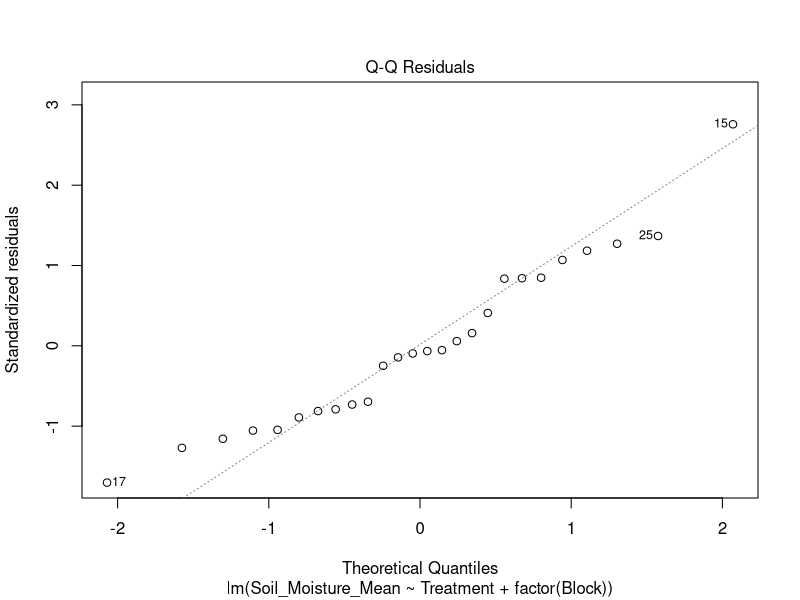
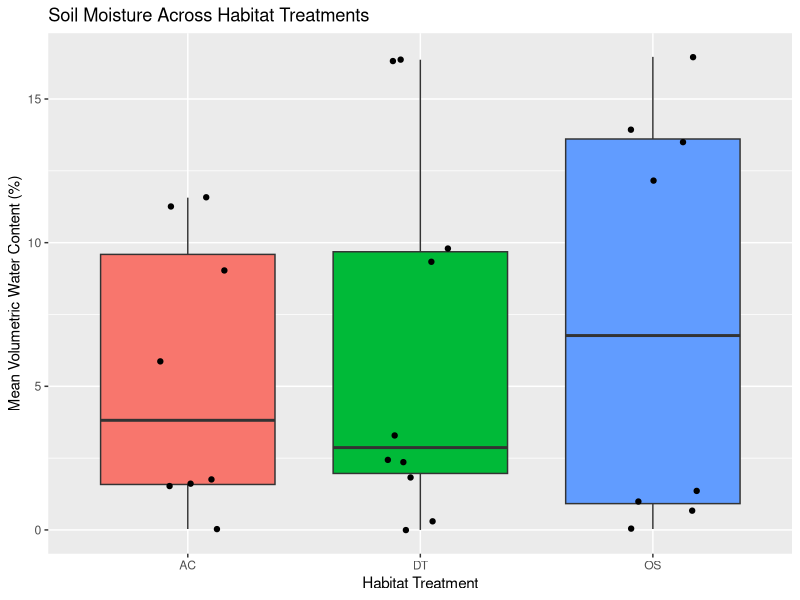
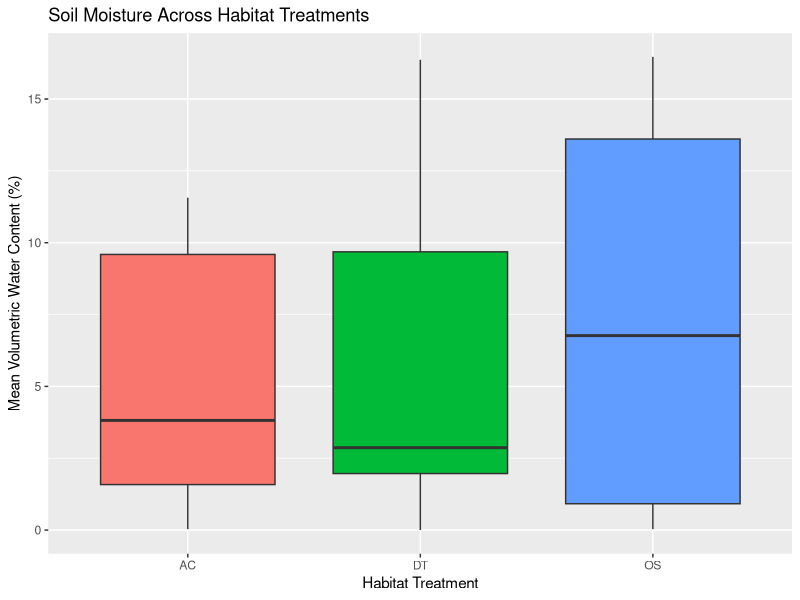
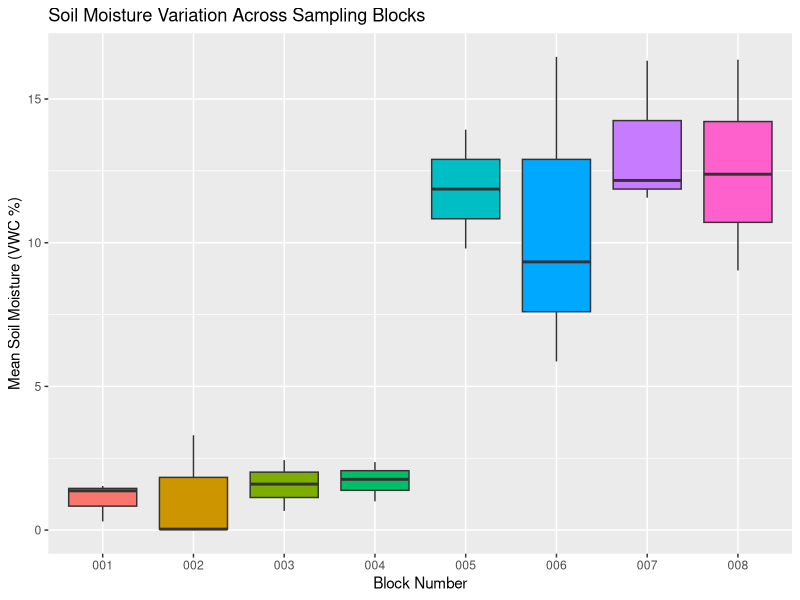
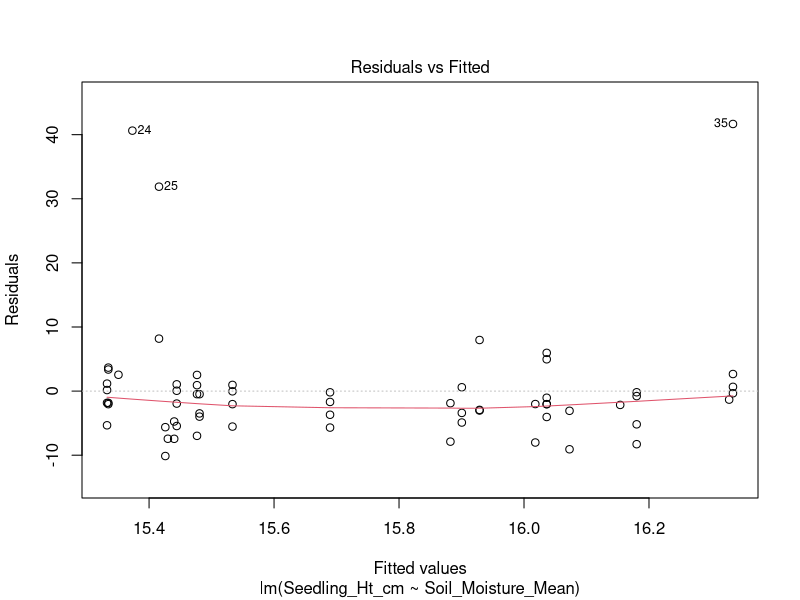
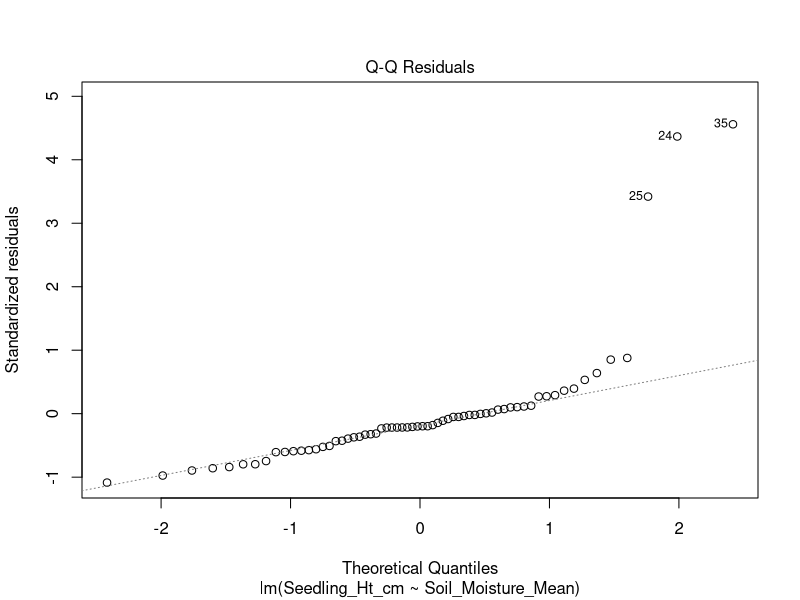
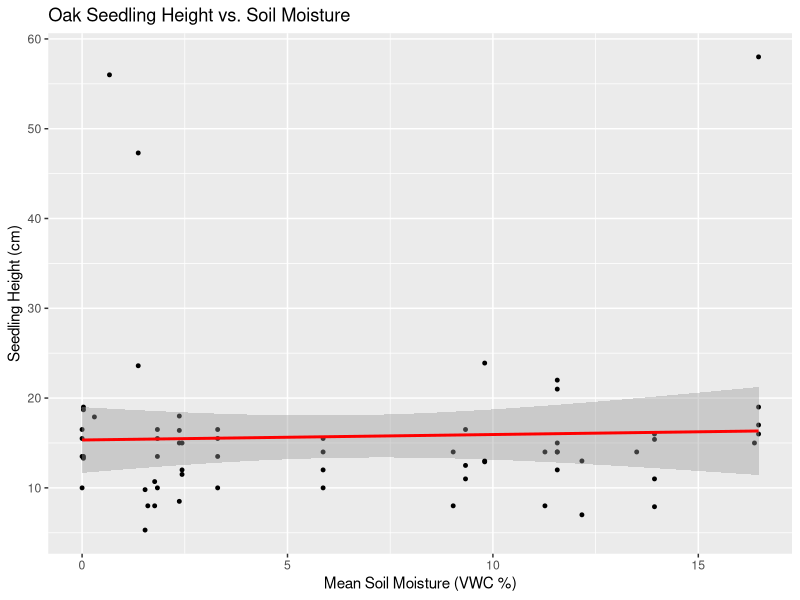
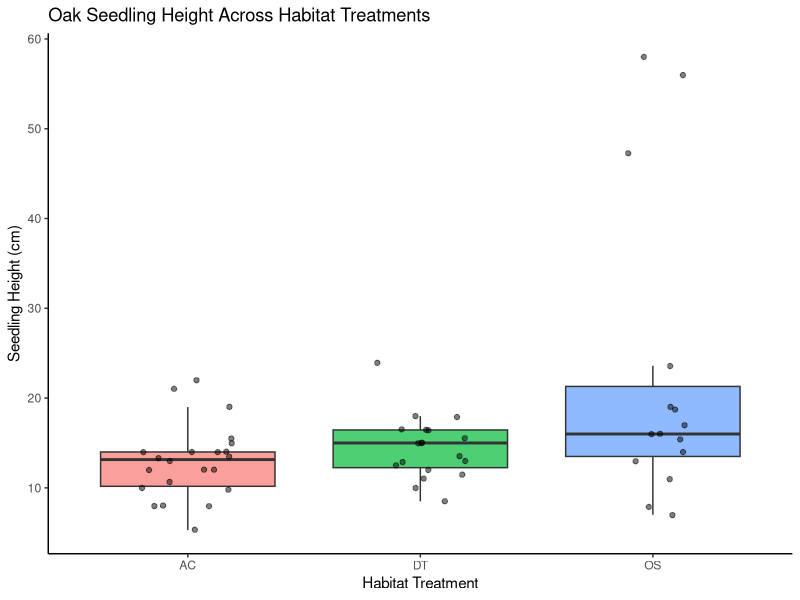

Generate these figures, in order, with R:
## ---- chunk 1
library(tidyverse)
library(readxl)
## ---- chunk 2
Height_Data_Raw <- 
  read_excel("Oak Data Entry MCRS Field Trip.xlsx", 
             sheet = "Seedling Heights")

Moist_Data_Raw <- 
  read_excel("Oak Data Entry MCRS Field Trip.xlsx", 
             sheet = "Soil Moisture")

SPAD_Data_Raw <- 
  read_excel("Oak Data Entry MCRS Field Trip.xlsx", 
             sheet = "SPAD", 
             na = "NA")
## ---- chunk 3
Soil_Moisture_Data <- Moist_Data_Raw |> 
  #Grab only necessary columns for simplicity
  select(Block, Treatment, VWC1_perc, VWC2_perc, VWC3_perc) |> 
  #Make sure data columns are in numberic format
  mutate(
    VWC1_perc = as.numeric(VWC1_perc),
    VWC2_perc = as.numeric(VWC2_perc),
    VWC3_perc = as.numeric(VWC3_perc),
    Soil_Moisture_Mean = (VWC1_perc + VWC2_perc + VWC3_perc) / 3
  ) |> 
  #Removes rows with NA values which aren't relevant to the data
  drop_na(Treatment, Soil_Moisture_Mean) |> 
  
  #Filters out single NR treatment measurement row
  filter(Treatment != "NR") |> 
  
  #Converts treatment to factor type for ANOVA
  mutate(Treatment = as.factor(Treatment))
## ---- chunk 4
Height_Data <- Height_Data_Raw |> 
  mutate(Seedling_Ht_cm = as.numeric(Seedling_Ht_cm)) |> 
  #Filter out dead seedlings
  filter(Dead_Alive == "Alive") |> 
  
  #Filter out SA and NR treatments
  filter(Treatment != "SA") |> 
  filter(Treatment != "NR") |> 
  
  #Convert open space treatment rows labelled "OA" to their correct notation
  mutate(
    Treatment = case_when(
      Treatment == "OA" ~ "OS",
      TRUE ~ Treatment
    ),
    Treatment = as.factor(Treatment),
    Dead_Alive = as.factor(Dead_Alive),
    Seedling_Ht_cm = as.numeric(Seedling_Ht_cm)
  ) |> 
  #Remove any rows with NA values in their columns instead of actual data
  drop_na(Seedling_Ht_cm)


Regression_Data <- Soil_Moisture_Data |> 
  #Join moisture data and height data together by block and treatment
  inner_join(Height_Data, by = c("Block", "Treatment")) |> 
  select(Block, Treatment, Tag_Num, Soil_Moisture_Mean, Seedling_Ht_cm) |> 
  #Extra check for any more rows without data values
  drop_na(Soil_Moisture_Mean, Seedling_Ht_cm)

#Dataset showing the counts of alive and dead seedlings for each treatment
Establishment_Data <- Height_Data_Raw |> 
  filter(Treatment != "SA") |> 
  filter(Treatment != "NR") |> 
  mutate(
    Treatment = case_when(
      Treatment == "OA" ~ "OS",
      TRUE ~ Treatment
    ),
    #Converts treatment and seedling life status into categorical variable types for models
    Treatment = as.factor(Treatment),
    Dead_Alive = as.factor(Dead_Alive),
    
    #Ensures seedling heights are in proper numeric form
    Seedling_Ht_cm = as.numeric(Seedling_Ht_cm)
  ) |> 
  drop_na(Treatment, Dead_Alive) |> 
  group_by(Treatment, Dead_Alive) |> 
  
  #Summarizes the count of alive/dead seedlings for each treatment
  summarize(count = n(), .groups = "drop")
Establishment_Data

Soil_Moisture_Data |> 
  count(Treatment)
## ---- chunk 5
summary_table <- Regression_Data |> 
  group_by(Treatment) |> #organized by treatment
  summarise( #Calculate summary statistics for soil moisture and seedling height
    Sample_Size      = n(),
    Mean_Soil_Moist  = mean(Soil_Moisture_Mean, na.rm = TRUE),
    SD_Soil_Moist    = sd(Soil_Moisture_Mean, na.rm = TRUE),
    SE_Soil_Moist    = sd(Soil_Moisture_Mean, na.rm = TRUE) / sqrt(n()),
    
    Mean_Seedling_Ht = mean(Seedling_Ht_cm, na.rm = TRUE),
    SD_Seedling_Ht   = sd(Seedling_Ht_cm, na.rm = TRUE),
    SE_Seedling_Ht   = sd(Seedling_Ht_cm, na.rm = TRUE) / sqrt(n())
  )

# Display the summary table
summary_table
## ---- chunk 6
#This code creates a linear model for analysis
soil_model = lm(Soil_Moisture_Mean ~ Treatment + factor(Block), data = Soil_Moisture_Data)


# Normality of Residuals
plot(soil_model, which = 2) # Q-Q Plot
shapiro.test(soil_model$residuals) # Shapiro-Wilk test

# Bartlett Test of Homogeneity of Variances
bartlett.test(Soil_Moisture_Mean ~ Treatment, data = Soil_Moisture_Data)
## ---- chunk 7
# ANOVA Statistical Test (with Treatment and Blocking)
soil_anova <- aov(Soil_Moisture_Mean ~ Treatment + factor(Block), data = Soil_Moisture_Data)
summary(soil_anova)
## ---- chunk 8
#Nice Graph
#Graphs 1 and 2: Boxplots of soil moisture by habitat treatment
ggplot(Soil_Moisture_Data, aes(x = Treatment, y = Soil_Moisture_Mean, fill = Treatment)) +
  geom_boxplot(outlier.shape = NA) +
  geom_jitter(width = 0.2, size = 1.5, color = "black") +
  labs(
    title = "Soil Moisture Across Habitat Treatments",
    x = "Habitat Treatment",
    y = "Mean Volumetric Water Content (%)"
  ) +
  theme(legend.position = "none")

ggplot(Soil_Moisture_Data, aes(x = Treatment, y = Soil_Moisture_Mean, fill = Treatment)) +
  geom_boxplot(outlier.shape = NA) +
  labs(
    title = "Soil Moisture Across Habitat Treatments",
    x = "Habitat Treatment",
    y = "Mean Volumetric Water Content (%)"
  ) +
  theme(legend.position = "none")

#Graph 3: Soil moisture by block, check if spatial gradient is present
ggplot(Soil_Moisture_Data, aes(x = factor(Block), y = Soil_Moisture_Mean, fill = factor(Block))) +
  geom_boxplot() +
  labs(
    title = "Soil Moisture Variation Across Sampling Blocks",
    x = "Block Number",
    y = "Mean Soil Moisture (VWC %)"
  ) +
  theme(legend.position = "none")

## ---- chunk 9

# Create linear model
height_reg <- lm(Seedling_Ht_cm ~ Soil_Moisture_Mean, data = Regression_Data)

#Check linear regression assumptions, Residuals vs Fitted plot
plot(height_reg, which = 1)

# Normality of Residuals (Q-Q Plot and Shapiro-Wilk Test)
plot(height_reg, which = 2)
shapiro.test(residuals(height_reg))


## ---- chunk 10
# Summary of linear model output (slope, intercept, R squared, and p value)
summary(height_reg)

## ---- chunk 11
#Mean Soil Moisture vs Seedling Height
ggplot(Regression_Data, aes(x = Soil_Moisture_Mean, y = Seedling_Ht_cm)) +
  geom_point(color = "black", size = 1) +
  geom_smooth(method = "lm", color = "red", se = TRUE) +
  labs(
    title = "Oak Seedling Height vs. Soil Moisture",
    x = "Mean Soil Moisture (VWC %)",
    y = "Seedling Height (cm)"
  )

ggplot(Height_Data, aes(x = Treatment, y = Seedling_Ht_cm, fill = Treatment)) +
  # Add boxplots to show distribution and median
  geom_boxplot(outlier.shape = NA, alpha = 0.7) +
  # Add individual raw data points with jitter for transparency
  geom_jitter(width = 0.2, size = 1.5, color = "black", alpha = 0.5) +
  labs(
    title = "Oak Seedling Height Across Habitat Treatments",
    x = "Habitat Treatment",
    y = "Seedling Height (cm)"
  ) +
  theme_classic() +
  theme(legend.position = "none")

# Bar chart of oak seedling establishment (survival vs. mortality) by treatment
ggplot(Establishment_Data, aes(x = Treatment, y = count, fill = Dead_Alive)) +
  geom_col(position = "dodge", color = "black") +
  scale_fill_manual(
    values = c("Alive" = "lightgreen", "Dead" = "darkred"),
    name = "Status"
    
  ) +
  labs(
    title = "Oak Seedling Establishment by Habitat Treatment",
    subtitle = "Counts of surviving (Alive) vs. non-surviving (Dead) seedlings",
    x = "Habitat Treatment",
    y = "Number of Seedlings"
  )
